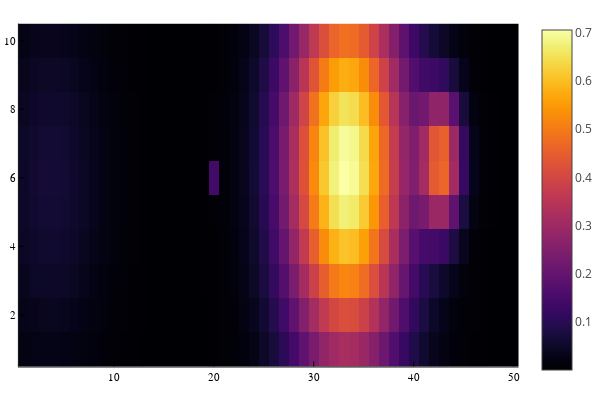

Source (notebook cell):
### Code cell
Cinit = [[ 6.2 1e6 1e6 -1e7]; [25 7e7 1e6 -1e7]]
UpdateDispModel(lmod.dmodel,Cinit)
limage = LensletLaserImage(lmod,laser)
heatmap(limage)

### Figure 1 — Plotly figure (JSON) as saved in the notebook; plotly's stock layout.template omitted (floating-point values rounded to 4 significant figures; data arrays with more than 128 entries replaced by an {"elided": "..."} marker saying what was removed)
{"data": [{"xaxis": "x", "colorbar": {"title": ""}, "colorscale": {"elided": "256x2 mixed values"}, "yaxis": "y", "showscale": true, "x": [0.5, 1.5, 2.5, 3.5, 4.5, 5.5, 6.5, 7.5, 8.5, 9.5, 10.5, 11.5, 12.5, 13.5, 14.5, 15.5, 16.5, 17.5, 18.5, 19.5, 20.5, 21.5, 22.5, 23.5, 24.5, 25.5, 26.5, 27.5, 28.5, 29.5, 30.5, 31.5, 32.5, 33.5, 34.5, 35.5, 36.5, 37.5, 38.5, 39.5, 40.5, 41.5, 42.5, 43.5, 44.5, 45.5, 46.5, 47.5, 48.5, 49.5, 50.5], "showlegend": false, "name": "y1", "zmin": 0.000113, "z": {"elided": "10x50 float values"}, "zmax": 0.7062, "y": [0.5, 1.5, 2.5, 3.5, 4.5, 5.5, 6.5, 7.5, 8.5, 9.5, 10.5], "type": "heatmap", "hoverinfo": "none"}], "layout": {"showlegend": true, "xaxis": {"showticklabels": true, "gridwidth": 0.5, "tickvals": [10, 20, 30, 40, 50], "range": [0.5, 50.5], "domain": [0.03619, 0.9934], "mirror": false, "tickangle": 0, "showline": true, "ticktext": ["10", "20", "30", "40", "50"], "zeroline": false, "tickfont": {"color": "rgba(0, 0, 0, 1.000)", "family": "sans-serif", "size": 11}, "zerolinecolor": "rgba(0, 0, 0, 1.000)", "anchor": "y", "visible": true, "ticks": "inside", "tickmode": "array", "linecolor": "rgba(0, 0, 0, 1.000)", "showgrid": true, "title": "", "gridcolor": "rgba(0, 0, 0, 0.100)", "titlefont": {"color": "rgba(0, 0, 0, 1.000)", "family": "sans-serif", "size": 15}, "tickcolor": "rgb(0, 0, 0)", "type": "-"}, "paper_bgcolor": "rgba(255, 255, 255, 1.000)", "annotations": [], "height": 400, "margin": {"l": 0, "b": 20, "r": 0, "t": 20}, "plot_bgcolor": "rgba(255, 255, 255, 1.000)", "yaxis": {"showticklabels": true, "gridwidth": 0.5, "tickvals": [2, 4, 6, 8, 10], "range": [0.5, 10.5], "domain": [0.03762, 0.9902], "mirror": false, "tickangle": 0, "showline": true, "ticktext": ["2", "4", "6", "8", "10"], "zeroline": false, "tickfont": {"color": "rgba(0, 0, 0, 1.000)", "family": "sans-serif", "size": 11}, "zerolinecolor": "rgba(0, 0, 0, 1.000)", "anchor": "x", "visible": true, "ticks": "inside", "tickmode": "array", "linecolor": "rgba(0, 0, 0, 1.000)", "showgrid": true, "title": "", "gridcolor": "rgba(0, 0, 0, 0.100)", "titlefont": {"color": "rgba(0, 0, 0, 1.000)", "family": "sans-serif", "size": 15}, "tickcolor": "rgb(0, 0, 0)", "type": "-"}, "legend": {"yanchor": "auto", "xanchor": "auto", "bordercolor": "rgba(0, 0, 0, 1.000)", "bgcolor": "rgba(255, 255, 255, 1.000)", "borderwidth": 1, "tracegroupgap": 0, "y": 1, "font": {"color": "rgba(0, 0, 0, 1.000)", "family": "sans-serif", "size": 11}, "title": {"font": {"color": "rgba(0, 0, 0, 1.000)", "family": "sans-serif", "size": 15}, "text": ""}, "traceorder": "normal", "x": 1}, "width": 600}}
